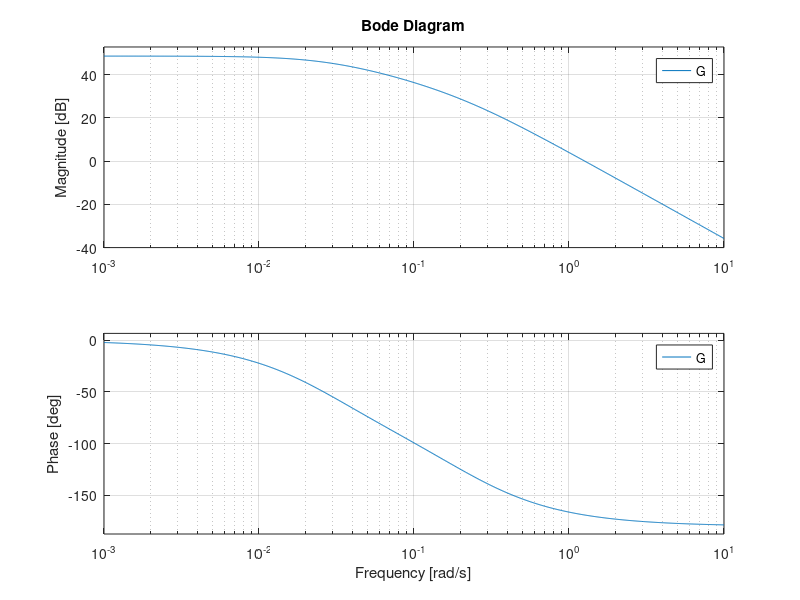
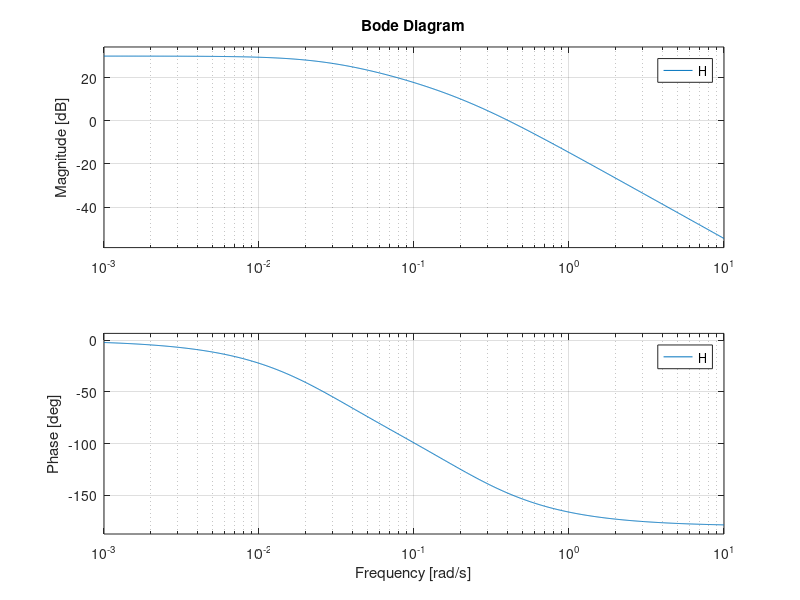

MATLAB code for these plots, in order: (Note: this script raises an error after producing the figures.)
clear; clc; close all;

%valores atuais de requisitos calculados a partir da f. transferencia
wn_atual = 1.26;   % 0.077
csi_atual = 0.158;
pm_atual = 10.9;
ms_atual = 60.49;
tr_atual = 22.746;

mag_atual = 0.0269;
mag_esperada = 18.72; % wn = 0.4 tem 18.72 de mag. aproximadamente

%requisitos
tr = 8;
msideal = 5;
csi_ideal= sqrt(((log(msideal/100))^2)/((pi^2)+((log(msideal/100))^2)));
wn = (pi - acos(csi_ideal))/ (tr*(sqrt(1-((csi_ideal)^2))));

% margem de fase ideal:
pm_ideal = 100* csi_ideal;
% angulo de corte
ang_corte = 180 - pm_ideal;

% tabela de requisitos:
% margem de fase:
fprintf('requisitos do sistema:\n');
fprintf('MS = 5\nTr = 8s\n');
fprintf('PM = %f\nCsi =%f\nWn = %f\n', pm_ideal,csi_ideal,wn)

%tabela de requisitos atuais:
fprintf('\nValores atuais:\n');
fprintf('MS = %f\nTr = %f\nPM = %f\nCsi =%f\nWn = %f\n',ms_atual,tr_atual,pm_atual,csi_atual,wn_atual)

%funcao transferencia da nossa planta linearizada
s = tf('s');
G = 1.62/ (s^2 + 0.243*s + 0.006); 

figure
bode(G)

%1º passo: vamos deslocar o grafico para baixo para assim atender wn necessario
%ajustando o ganho k
ganho_db = mag_atual - mag_esperada;
k = 10^(ganho_db/20);                     % 0<K<1 --> para poder descer o gráfico
H =(k* 1.62)/ (s^2 + 0.243*s + 0.006);    % H = k*G

figure  %apos o ajuste de ganho k 
bode(H)

fprintf('\nparametros para ajuste:\n');
fprintf('controlador proporcionar com ganho k para ajuste da frequencia de corte:\nk = %f',k);

%parametro de wn atendido, com wn = 0.402 
%apos o ganho k temos a seguinte pm:
pm_atualk = 31.7;

%2º passo: projetar um controlador lead para adequar a PM necessária:

%projetando lead:
phi_max = pm_ideal - pm_atualk;
alpha = ((1- sind(phi_max))/(1+ sind(phi_max)));
Kc = 0.49 ; %Kc = sqrt(alpha);
T = 1/(wn*Kc);

fprintf('\n \nparametros do lead:\n');
fprintf('phi max = %f\nalpha = %f\nKc = %f\nT = %f',phi_max,alpha,Kc,T);

%funcao do lead:
figure
bode(C)
C = ((0.4)*(T*s+0.19907))/( alpha*T*s + 0.822);

% funcao do K*G*Clead
E = (1.62/ (s^2 + 0.243*s + 0.006))*(0.1162) * (2.16 *((s+ 0.19907)/(s + 0.882)));

figure
bode(E)

%3º PASSO: projetar um controlador lag para adequar aos requisitos
%restantes, como ess = 0 para entradas degrau

%funcao transferencia do sistema final, k*Clead*Clag*G:
L = (1.62 / (s^2 + 0.243*s + 0.006)) * (0.2509 * (s + 0.19907) / (s + 0.882)) * ((s + 0.04) / s);

figure
bode(L)








